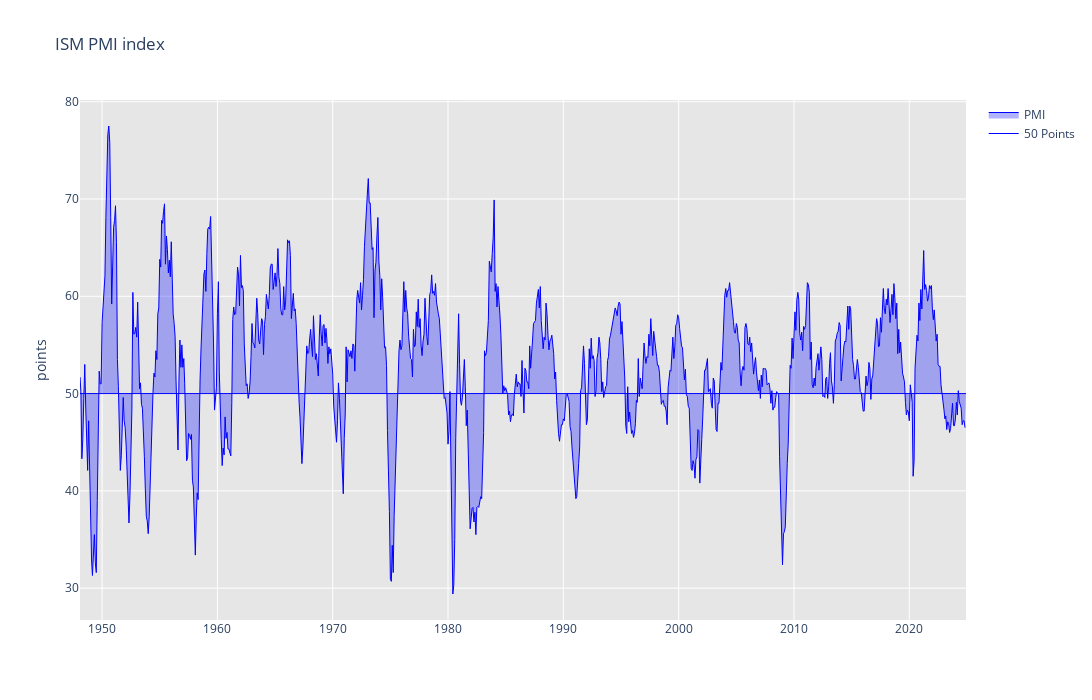

The notebook cell this image was saved under:
### Markdown cell above
- **ISM PMI index chart**

### Code cell
mid_chart = go.Scatter(
    x = df.index, 
    y=[50 for i in range(len(df))], 
    mode='lines', 
    name='50 Points',
    line=dict(color='blue', width=1),
)

pmi_chart = go.Scatter(
    x = df.index,
    y = df['Actual'],
    fill='tonexty',
    name='PMI',
    fillcolor='rgba(0, 4, 255, 0.3)',
    line=dict(color='blue', width=1),
)

fig = go.Figure(data=[mid_chart, pmi_chart])

fig.update_layout(
    title=dict(text='ISM PMI index'),
    # yaxis=dict(title="Percent", exponentformat="none"),
    plot_bgcolor='rgb(230, 230,230)',
    yaxis_title='points',
    width=1400,
    height=700,
    hovermode="y unified",
)

fig.show()

### Figure 1 — Plotly figure (JSON) as saved in the notebook; plotly's stock layout.template omitted (floating-point values rounded to 4 significant figures; data arrays with more than 128 entries replaced by an {"elided": "..."} marker saying what was removed)
{"data": [{"line": {"color": "blue", "width": 1}, "mode": "lines", "name": "50 Points", "type": "scatter", "x": {"elided": "923 str values"}, "y": {"elided": "923 int values"}}, {"fill": "tonexty", "fillcolor": "rgba(0, 4, 255, 0.3)", "line": {"color": "blue", "width": 1}, "name": "PMI", "type": "scatter", "x": {"elided": "923 str values"}, "y": {"elided": "923 float values"}}], "layout": {"height": 700, "hovermode": "y unified", "plot_bgcolor": "rgb(230, 230,230)", "title": {"text": "ISM PMI index"}, "width": 1400, "yaxis": {"title": {"text": "points"}}}}
